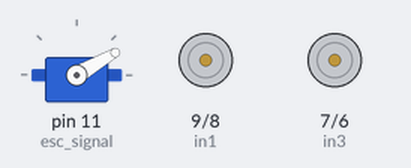
A sketch run on a simulated Arduino Uno, built with avr-gcc and run on an emulated ATmega328P. Parts: servo, motor-driver pin pairs drawn as motors (green arrow = first pin HIGH = forward, orange = second pin HIGH = backward, longer = more drive, scaled by the enable pin).

Above: at 0.1 s.
At 3.1 s:
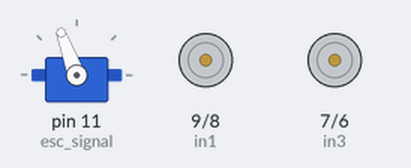
At 48.1 s:
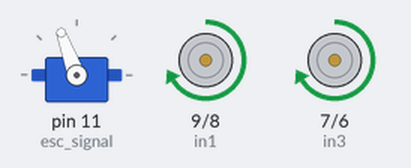
At 126.1 s:
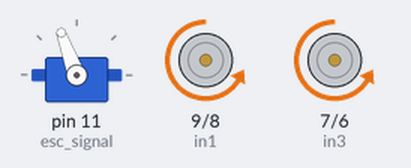
Timing chart, 0 to 127.6 s (numbered marks = the images above):
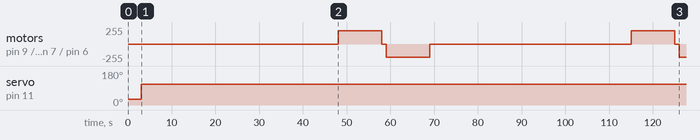

Measured:
- by itself, servo on pin 11 (esc_signal): 30° → 110° at 3.0 s
- by itself, motor on pin 9 (in1) / pin 8 (in2), motor on pin 7 (in3) / pin 6 (in4): stopped → forward 200/255 at 48.0 s, → stopped 10.0 s later, → backward 200/255 1.0 s later, → stopped 10.0 s later, … (7 changes in this stretch)

The sketch:

motor_controls.ino
```cpp
#include <Servo.h>

Servo esc_signal;
// connect motor controller pins to Arduino digital pins
// motor one
int enA = 10;
int in1 = 9;
int in2 = 8;
// motor two
int enB = 5;
int in3 = 7;
int in4 = 6;

void setup() {
  esc_signal.attach(11);
  esc_signal.write(30);
  delay(3000);
  // set all the motor control pins to outputs
  pinMode(enA, OUTPUT);
  pinMode(enB, OUTPUT);
  pinMode(in1, OUTPUT);
  pinMode(in2, OUTPUT);
  pinMode(in3, OUTPUT);
  pinMode(in4, OUTPUT);
}

void SwitchUp()
{
  // this function will run the motors in both directions at a fixed speed
  // turn on motor A
  digitalWrite(in1, HIGH);
  digitalWrite(in2, LOW);
  // set speed to 200 out of possible range 0~255
  analogWrite(enA, 200);
  // turn on motor B
  digitalWrite(in3, HIGH);
  digitalWrite(in4, LOW);
  // set speed to 200 out of possible range 0~255
  analogWrite(enB, 200);
  delay(10000);


  // now turn off motors
  digitalWrite(in1, LOW);
  digitalWrite(in2, LOW);
  digitalWrite(in3, LOW);
  digitalWrite(in4, LOW);
}
void Switchdown()
{
  // now change motor directions
  digitalWrite(in1, LOW);
  digitalWrite(in2, HIGH);
  digitalWrite(in3, LOW);
  digitalWrite(in4, HIGH);
  analogWrite(enA, 200);
   analogWrite(enB, 200);
  delay(10000);
  // now turn off motors
  digitalWrite(in1, LOW);
  digitalWrite(in2, LOW);
  digitalWrite(in3, LOW);
  digitalWrite(in4, LOW);
}
void Switchright()
{
  // turn on motors
  digitalWrite(in1, HIGH);
  digitalWrite(in2, LOW);
  digitalWrite(in3, HIGH);
  digitalWrite(in4, LOW);
  // accelerate from zero to maximum speed

 for (int i = 0; i < 200; i++) {
analogWrite(enA, i);
analogWrite(enB, 200);
delay(20);
}
delay(5000);
// decelerate from maximum speed to zero
for (int i = 199; i > 0; --i)
  {
    analogWrite(enA, i);
    analogWrite(enB, i);
    delay(20);
  }


  // now turn off motors
  digitalWrite(in1, LOW);
  digitalWrite(in2, LOW);
  digitalWrite(in3, LOW);
  digitalWrite(in4, LOW);
}

void Switchleft()
{
  // turn on motors
  digitalWrite(in1, HIGH);
  digitalWrite(in2, LOW);
  digitalWrite(in3, HIGH);
  digitalWrite(in4, LOW);
  // accelerate from zero to maximum speed

 for (int i = 0; i < 200; i++) {
analogWrite(enA, 200);
analogWrite(enB, i);
delay(20);
}

delay(5000);
// decelerate from maximum speed to zero
for (int i = 199; i > 0; --i)
  {
    analogWrite(enA, i);
    analogWrite(enB, i);
    delay(20);
  }


  // now turn off motors
  digitalWrite(in1, LOW);
  digitalWrite(in2, LOW);
  digitalWrite(in3, LOW);
  digitalWrite(in4, LOW);
}

void loop() {
  for(int i=0;i<500;i++)
  {
   esc_signal.write(110);
   delay(10);
  }
  delay(40000);

  {
   SwitchUp();
  delay(1000);
  Switchdown();
  delay(1000);
  }
}
```
